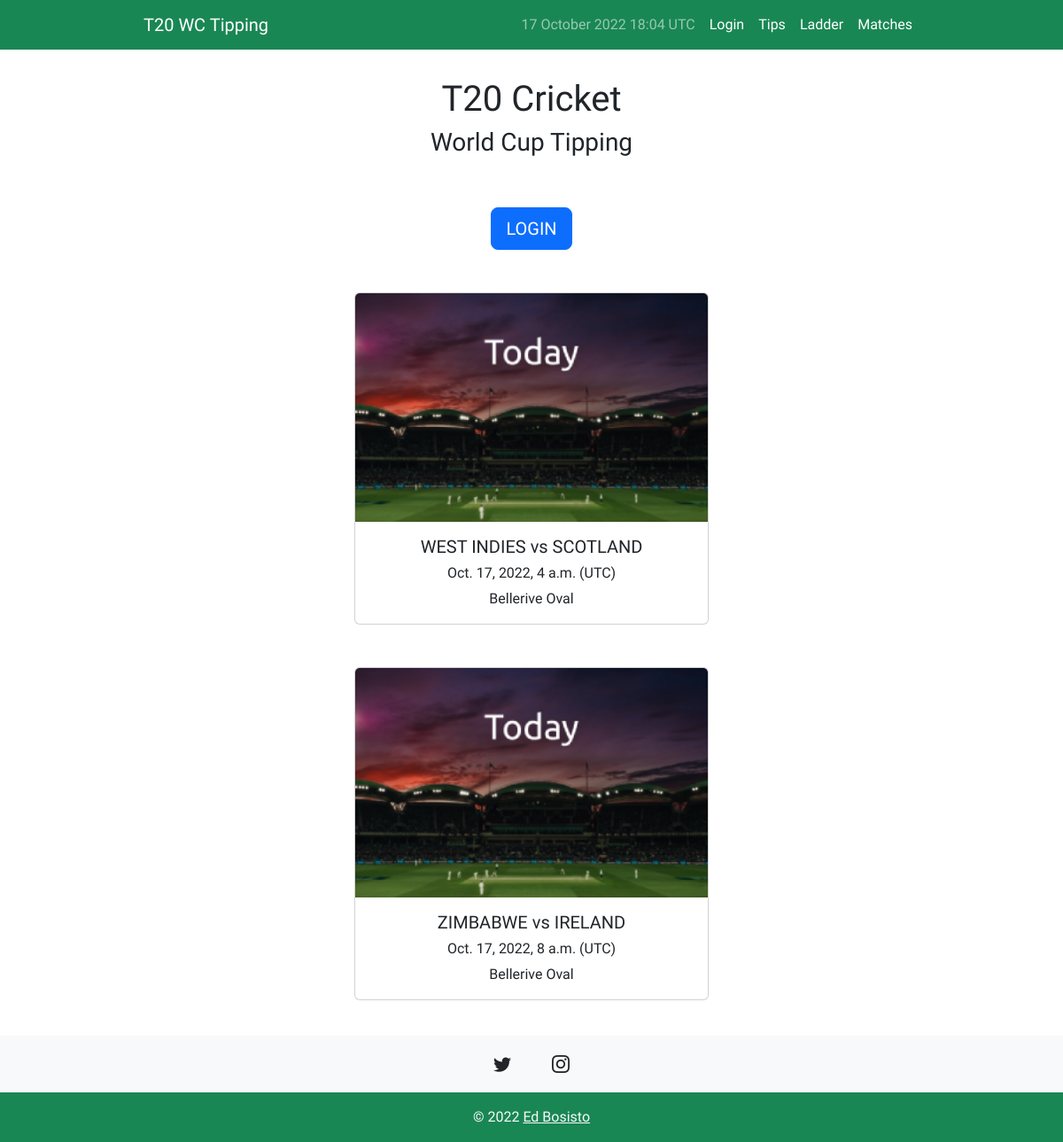
The page / on the database its author committed.
### tip/models.py (models this page shows)
class Match(models.Model):
    team1 = models.ForeignKey(Team, blank=True, null=True, on_delete=models.CASCADE, related_name="team1")
    team2 = models.ForeignKey(Team, blank=True, null=True, on_delete=models.CASCADE, related_name="team2")
    when = models.DateTimeField(blank=True, null=True)
    venue = models.ForeignKey(Venue, on_delete=models.CASCADE)
    winner = models.ForeignKey(Team, blank=True, null=True, on_delete=models.CASCADE, related_name="winner")

class Team(models.Model):
    name = models.CharField(max_length=200)
    ranking = models.PositiveIntegerField(default=None)
    matches_won = models.PositiveIntegerField(default=0)
    eliminated = models.BooleanField(default=False)
    def __str__(self):
        return self.name

class Venue(models.Model):
    stadium = models.CharField(max_length=200)
    city = models.CharField(max_length=200)
    def __str__(self):
        return self.stadium

### tip/views.py (the view)
# urls.py: 2. Add a URL to urlpatterns:  path('', views.home, name='home')
def home(request):
    today = datetime.date.today()
    tomorrow = datetime.date.today() + datetime.timedelta(days=1)
    match_today = Match.objects.filter(when__date=today)
    match_next = Match.objects.filter(when__gt=tomorrow, when__year="2022")[0]
    context = {
        "match_today": match_today,
        "match_next": match_next,
    }
    return render(request, "home.html", context)

### templates/home.html
{% extends 'base.html' %}
{% block content %}
<h1>T20 Cricket</h1>
    <h3>World Cup Tipping</h3>
    <div id="home-button" class="container-flex">
        <div class="row">
            <div class="col text-center">
                {% if request.user.is_authenticated %}
                    <a href="{% url 'tips' %}"><button class="btn btn-danger btn-lg">ENTER TIPS</button></a>
                {% else %}
                    <a href="{% url 'login' %}"><button class="btn btn-primary btn-lg">LOGIN</button></a>
                {% endif %}
            </div>
        </div>
    </div>
    {% load static %}
    {% if not match_today %}
        <div id="home-card">
            <div class="card mx-auto" style="width: 25rem;">
                <img src="{% static '/images/next-match.png' %}" class="card-img-top" alt="Next match">
                <div class="card-body">
                <h5 class="card-title text-center">{{ match_next.team1 }} vs {{ match_next.team2 }}</h5>
                <h6 class="card-text text-center">{{ match_next.when }} (UTC)</h6>
                <p class="card-text text-center">{{ match_next.venue }}</p>
                </div>
            </div>
        </div>
    {% else %}
        {% for match in match_today %}
            <div id="home-card">
                <div class="card mx-auto" style="width: 25rem;">
                    <img src="{% static '/images/today-match.png' %}" class="card-img-top" alt="Next match">
                    <div class="card-body">
                    <h5 class="card-title text-center">{{ match.team1 }} vs {{ match.team2 }}</h5>
                    <h6 class="card-text text-center">{{ match.when }} (UTC)</h6>
                    <p class="card-text text-center">{{ match.venue }}</p>
                    </div>
                </div>
            </div>
        {% endfor %}
    {% endif %}
{% endblock content %}

### templates/static/css/main.css (style rules this page uses)
:root { --bg-main: rgb(223, 172, 45); --bg-grey: #EEEEEE; --br-green: green; }
html { position: relative; min-height: 100%; }
h1, h2, h3, h4, h5, h6 { font-family: 'Ubuntu', sans-serif; text-align: center; }
body { font-family: 'Ubuntu', sans-serif; font-weight: 400; padding-bottom: 5rem; }
#home-button { padding-top: 3rem; }
#home-card { padding-top: 3rem; }

### rows shown on the page
Match: team1 "WEST INDIES", team2 "SCOTLAND", when "Oct. 17, 2022, 4 a.m.", venue "Bellerive Oval"
Match: team1 "ZIMBABWE", team2 "IRELAND", when "Oct. 17, 2022, 8 a.m.", venue "Bellerive Oval"
